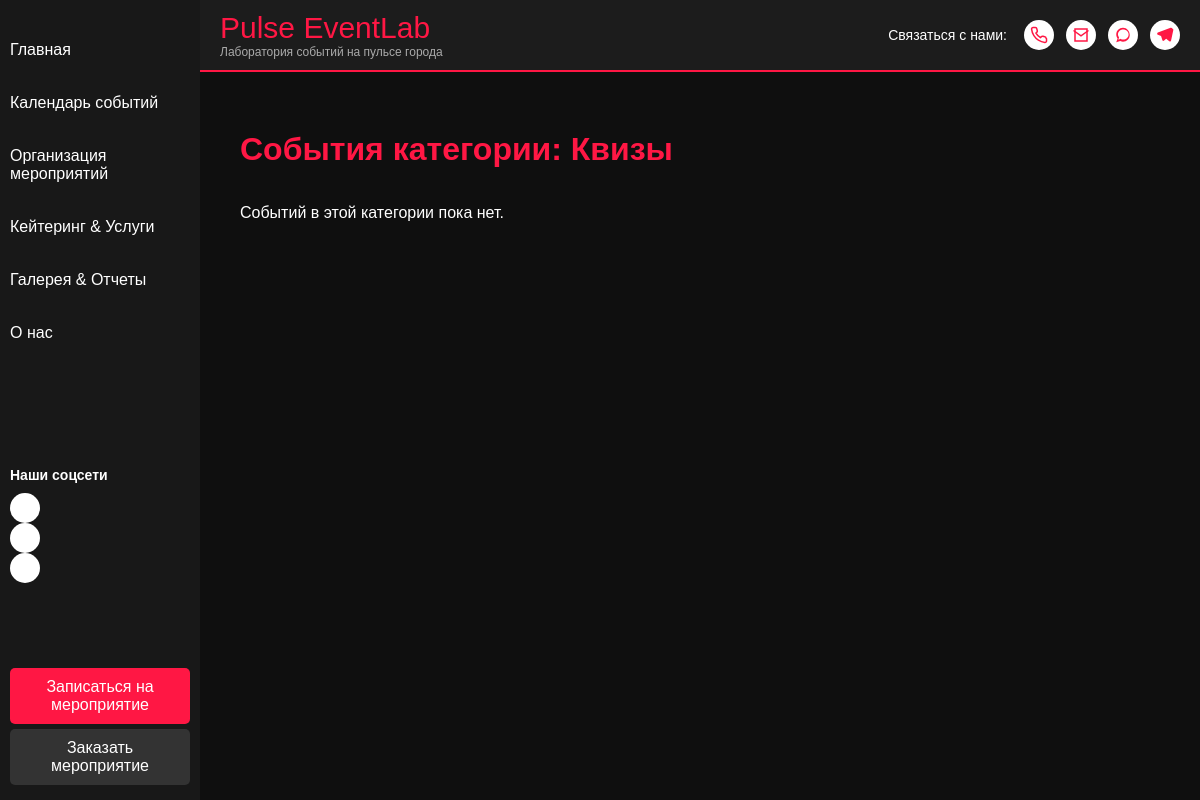
The page /category/Квизы/ on the database as committed earlier.
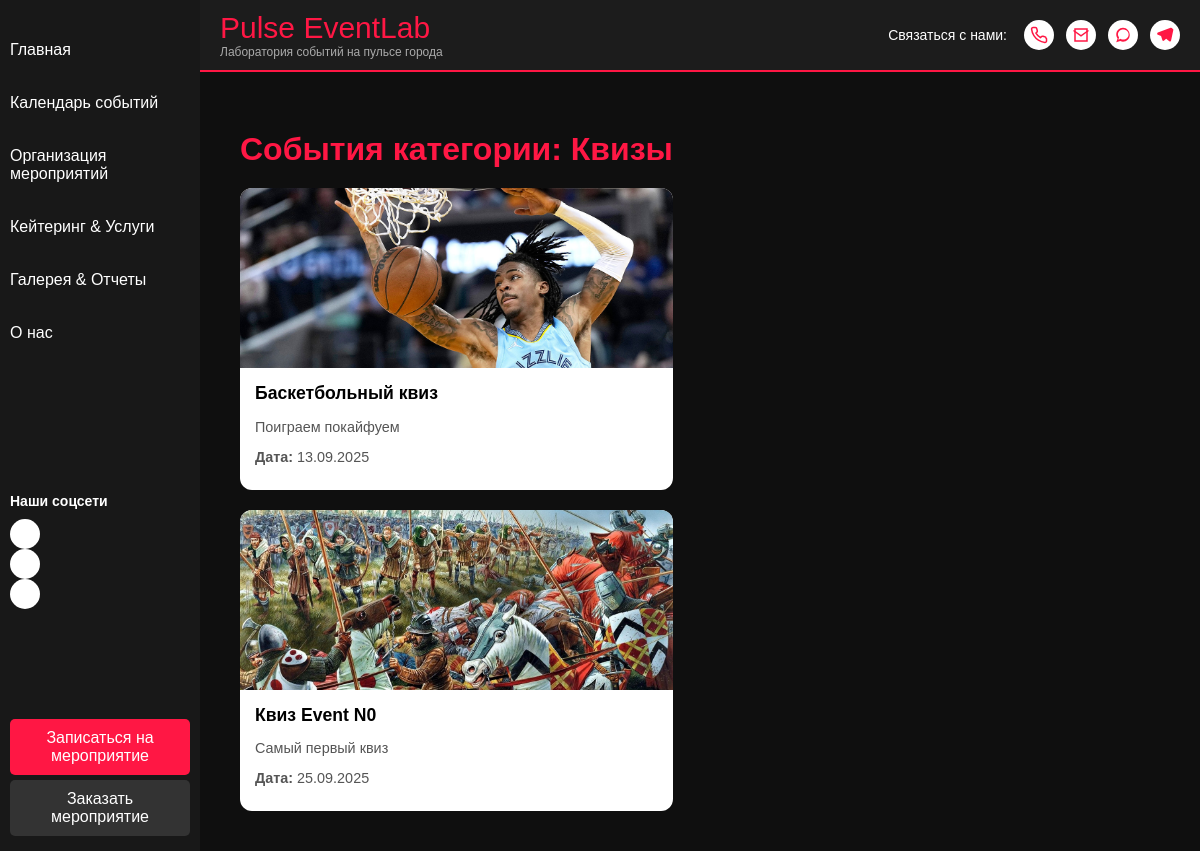
The same page on the database as committed later.
### main/models.py (models this page shows, shortened)
class Event(models.Model):
    name = models.CharField("Название", max_length=200)
    eng_name = models.CharField("Название (англ.)", max_length=200, default="temp")
    category = models.CharField("Категория", max_length=100)
    short_description = models.TextField("Краткое описание", max_length=500)
    long_description = models.TextField("Длинное описание", blank=True)
    date_time = models.DateTimeField("Дата и время проведения")
    duration = models.DurationField("Продолжительность", blank=True, null=True)
    location = models.CharField("Место проведения", max_length=300)
    age_limit = models.PositiveIntegerField("Возрастное ограничение", default=0, blank=True, null=True)
    max_participants = models.PositiveIntegerField("Максимальное количество участников", blank=True, null=True)
    min_participants = models.PositiveIntegerField("Минимальное количество участников", blank=True, null=True)
    current_participants = models.PositiveIntegerField("Текущее количество участников", blank=True, null=True, default=0)
    price = models.DecimalField("Цена", max_digits=10, decimal_places=2, default=0)
    prime_points = models.PositiveIntegerField("Баллы прайма", blank=True, null=True)
    main_image = models.ImageField("Главное фото", upload_to="main_event_photo/")
    participants_list = models.TextField("Список участников", blank=True)
    slug = models.SlugField("Slug", unique=False, blank=True, null=True)
    class Meta:
        verbose_name = "Событие"
        verbose_name_plural = "События"

### main/views.py (the view)
# urls.py: path('category/<str:category_name>/', views.category_events, name='category_events')
def category_events(request, category_name):
    events = Event.objects.filter(category=category_name).order_by('date_time')
    return render(request, 'main/category_events.html', {
        'events': events,
        'category_name': category_name
    })

### main/templates/main/category_events.html (shortened to what this page needs)
{% extends 'main/layout.html' %}
{% load static %}
{% block css_stran %}
<link rel="stylesheet" href="{% static 'main/css/category_events.css' %}">
{% endblock %}
{% block content %}
<div class="category-page">
    <h1>События категории: {{ category_name }}</h1>
    <div class="events-grid">
        {% for event in events %}
        <a href="{% url 'event_detail' event.slug %}" class="event-card">
            <img src="{{ event.main_image.url }}" alt="{{ event.name }}">
            <div class="event-info">
                <h3>{{ event.name }}</h3>
                <p>{{ event.short_description }}</p>
                <p><strong>Дата:</strong> {{ event.date_time|date:"d.m.Y" }}</p>
            </div>
        </a>
        {% empty %}
        <p>Событий в этой категории пока нет.</p>
        {% endfor %}
    </div>
</div>
{% endblock %}

Rows that differ between the two databases and show on the page:
added Event: main_image (picture), name "Баскетбольный квиз", short_description "Поиграем покайфуем", date_time "13.09.2025"
now on this page (row edited): Event: main_image (picture), name "Квиз Event N0", short_description "Самый первый квиз", date_time "25.09.2025"
Other text that changed with them:
text no longer shown: "Событий в этой категории пока нет."
